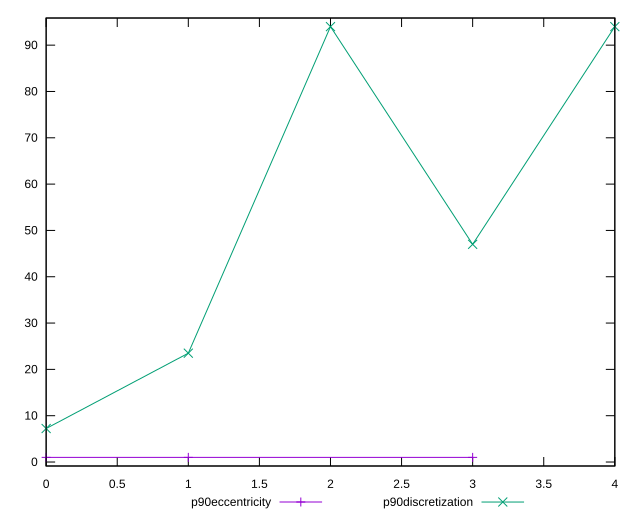

Source code (gnuplot):
reset

$p90Eccentricity <<EOF
0 1.0000000000000002
1 0.9999999999999992
3 0.9999999999999942
EOF

$p90Discretization <<EOF
0 7.230769230769231
1 23.5
2 94
3 47
4 94
EOF

set key outside below
set xrange [0:4]
set yrange [-0.8600000000000059:95.86]
set trange [-0.8600000000000059:95.86]
set terminal svg size 640, 520 enhanced background rgb 'white'
set output "report_00021_2021-02-20T09:16:39.615Z/unused-css-rules/progression/eccentricity.svg"

plot $p90Eccentricity title "p90eccentricity" with linespoints, \
     $p90Discretization title "p90discretization" with linespoints

reset
